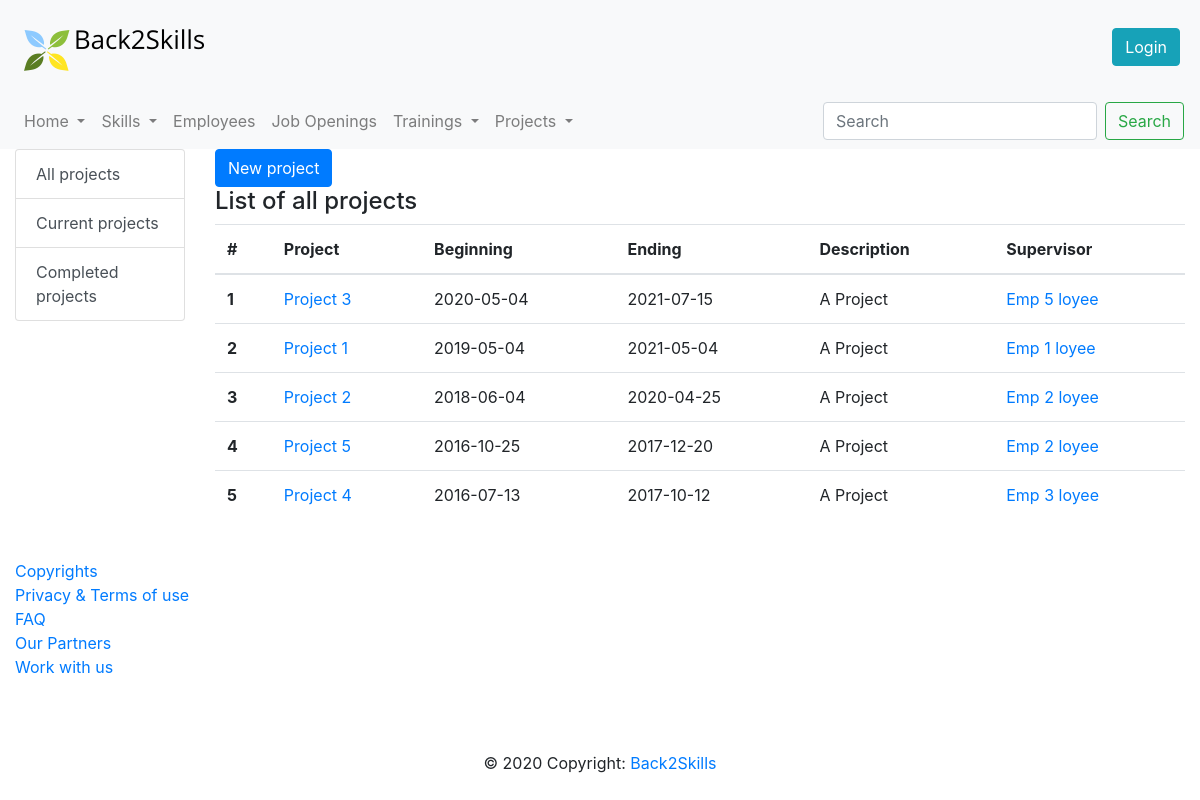
Page /projects/all on the earlier database version.
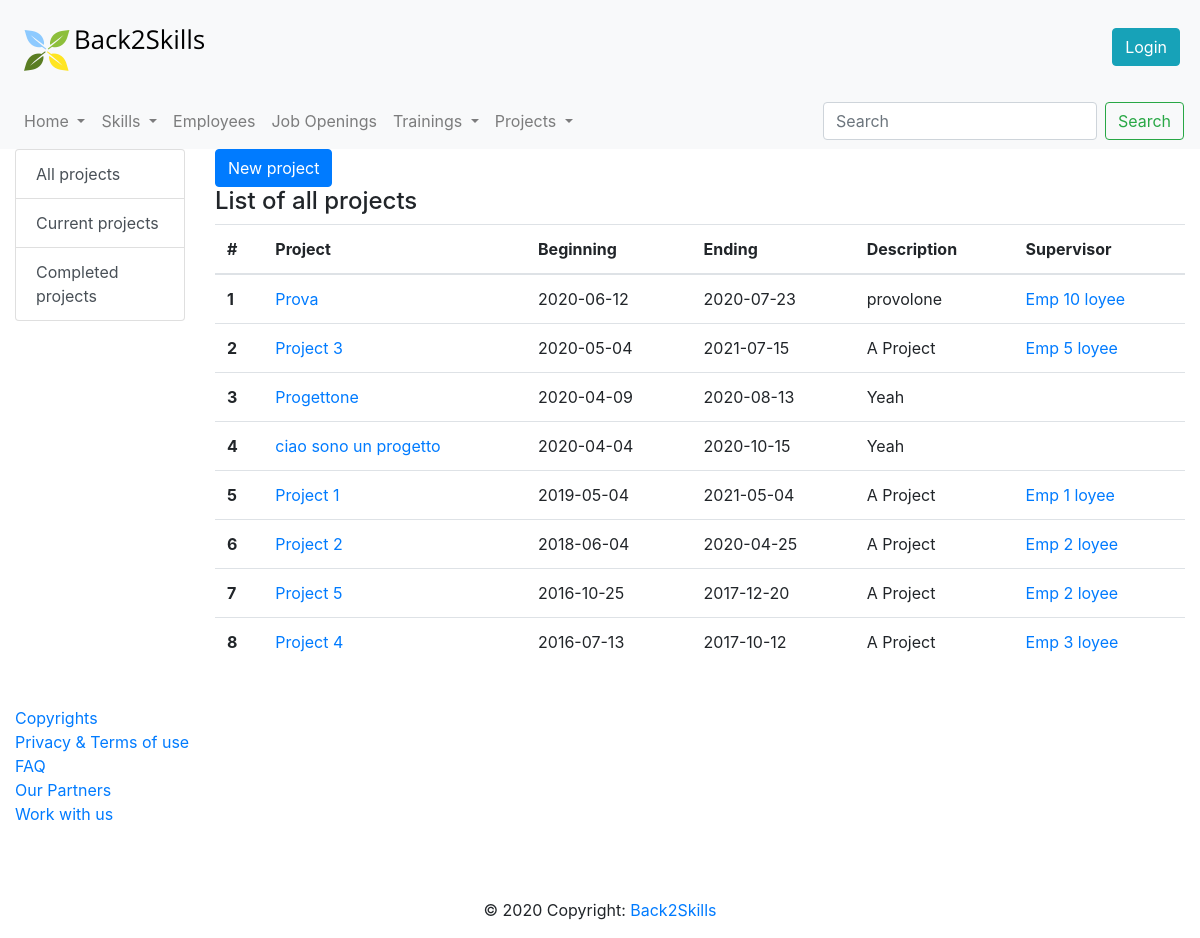
Same page on the later database version.
### database.py (models this page shows)
class Project(db.Model):
    __tablename__ = 'project'
    id = db.Column(db.Integer, primary_key=True)
    name = db.Column(db.String)
    description = db.Column(db.String)
    starting_date = db.Column(db.Date)
    ending_date = db.Column(db.Date)
    role_in_project = db.relationship("Role_in_project", secondary="project_role")
    supervisor = db.Column(db.Integer, db.ForeignKey('employee.id'))

class Employee(db.Model):
    __tablename__ = 'employee'
    id = db.Column(db.Integer, primary_key=True)
    photo = db.Column(db.String(100), nullable=False, default='')
    cv = db.Column(db.String) #eventually we can put a link to the Curriculum Vitae file
    name = db.Column(db.String)
    surname = db.Column(db.String)
    email = db.Column(db.String)
    telephone = db.Column(db.String)
    date_of_birth = db.Column(db.Date)
    date_of_assumption = db.Column(db.Date)
    living_place = db.Column(db.String)
    driving_licence = db.Column(db.Boolean) #I would say we only specify whether he/she has it or not, so true or false
    role = db.Column(db.Integer, db.ForeignKey('role.id'))
    skill = db.relationship("Skill", secondary="employee_skill")
    training = db.relationship("Training", secondary="employee_training")
    project_role = db.relationship("Project_Role")

### app.py (the view, shortened to what this page needs)
@app.route('/projects', methods=['POST'])
@app.route('/projects/<period>')
def projects(period="all"):
    if period == "past":
        projects_list, supervisors = get_past_projects()
    elif period == "current":
        projects_list, supervisors = get_current_projects()
    else:
        projects_list, supervisors = get_projects_and_supervisors()
    projects_list.sort(key=lambda x: x.starting_date, reverse=True)
    possible_roles=get_roles_in_projects()
    possible_roles.sort(key=lambda x: x.id)
    emp = get_employees()
    return render_template('projects.html', projects=projects_list, period=period, supervisors=supervisors, roles=possible_roles, employees=emp)

### database.py (called while the page is built)
def get_employees():
    employees=Employee.query.all()
    employees.sort(key=lambda x: x.name)
    return employees

def get_employee_by_id(emp_id):
    return Employee.query.filter(Employee.id==emp_id).first()

def get_projects_and_supervisors():
    projects=Project.query.all()
    projects.sort(key=lambda x: x.name)
    supervisors = []
    for prj in projects:
        if prj.supervisor:
            supervisors.append(get_employee_by_id(prj.supervisor))
    supervisors = list(dict.fromkeys(supervisors))
    return projects, supervisors

def get_roles_in_projects():
    roles=Role_in_project.query.all()
    roles.sort(key=lambda x: x.name)
    return roles

### templates/projects.html (shortened to what this page needs)
{% extends "layout.html" %}
 {% block pageContent %}
        <div class="row">
        <div class="col-md-2">
          <div class="content-section">
              <div class="list-group">
                  <a href="/projects/all" class="list-group-item list-group-item-action">All projects</a>
                  <a href="/projects/current" class="list-group-item list-group-item-action">Current projects</a>
                  <a href="/projects/past" class="list-group-item list-group-item-action">Completed projects</a>
              </div>
          </div>
        </div>
          <div class="col-md-10">
              {% block sectionContent %}
                    <button type="button" class="btn btn-primary" data-toggle="modal" data-target="#newProjectModal">
                      New project
                    </button>
                  <h4>List of {{ period }} projects</h4>
                  <div class="table-responsive">
                      <table class="table table-hover">
                          <thead>
                            <tr>
                              <th scope="col">#</th>
                              <th scope="col">Project</th>
                              <th scope="col">Beginning</th>
                              <th scope="col">Ending</th>
                              <th scope="col">Description</th>
                              <th scope="col">Supervisor</th>
                            </tr>
                          </thead>
                          <tbody>
                            {% for project in projects %}
                                <tr>
                                  <th scope="row">{{loop.index}}</th>
                                  <td><a href="/project/{{ project.id }}"> {{ project.name }} </a></td>
                                  <td>{{ project.starting_date }}</td>
                                  <td>{{ project.ending_date }}</td>
                                  <td>{{ project.description }}</td>
                                  <td>
                                      {% for sup in supervisors %}
                                          {% if sup.id == project.supervisor %}
                                                <a href="/employee/{{ sup.id }}">{{ sup.name }} {{ sup.surname }}</a>
                                          {% endif %}
                                      {% endfor %}
                                  </td>
                                </tr>
                            {% endfor %}
                          </tbody>
                      </table>
                  </div>
              {% endblock %}
          </div>
      </div>
 {% endblock %}

### templates/layout.html (shortened to what this page needs)
<!DOCTYPE html>
<html lang="en">
<head>
    <link rel="stylesheet" href="{{ url_for('static',filename='css/bootstrap.css') }}" >
    <link rel="stylesheet" href="{{ url_for('static',filename='css/bootstrap-override.css') }}" >
</head>
<body>
    <header>
        <nav class="navbar navbar-expand-lg navbar-light bg-light" id="loginNavbar">
            <a class="navbar-brand" href="/home"><img src="/static/images/Logosmall.png" alt=""></a>
                {% if session.get('id') %}
                    <button class="btn btn-danger ml-auto">Logout</button>
                    <a href="/user" class="btn btn-info ml-auto mr-1" role="button">My Profile</a>
                {% else %}
                    <a href="/login" class="btn btn-info ml-auto mr-1" role="button">Login</a>
                {% endif %}
        </nav>
        <nav class="navbar navbar-expand-lg navbar-light bg-light" id="menuNavbar">
          <div class="collapse navbar-collapse" id="navbarSupportedContent">
              <ul class="navbar-nav mr-auto">
                  <li class="nav-item dropdown">
                    <a class="nav-link dropdown-toggle" href="#" id="homepageDropdown" role="button" data-toggle="dropdown" aria-haspopup="true" aria-expanded="false">
                      Home
                    </a>
                  </li>
                  <li class="nav-item dropdown">
                    <a class="nav-link dropdown-toggle" href="/skills" id="skillsDropdown" role="button" data-toggle="dropdown" aria-haspopup="true" aria-expanded="false">
                      Skills
                    </a>
                  </li>
                  <li class="nav-item">
                    <a class="nav-link" href="/employees" id="employeesButton" role="button" aria-haspopup="true" aria-expanded="false">
                      Employees
                    </a>
                  </li>
                  <li class="nav-item">
                    <a class="nav-link" href="/jobs" id="jobsButton" role="button" aria-haspopup="true" aria-expanded="false">
                      Job Openings
                    </a>
                  </li>
                  <li class="nav-item dropdown">
                    <a class="nav-link dropdown-toggle" href="#" id="trainingsDropdown" role="button" data-toggle="dropdown" aria-haspopup="true" aria-expanded="false">
                      Trainings
                    </a>
                  </li>
                    <li class="nav-item dropdown">
                        <a class="nav-link dropdown-toggle" href="#" id="projectsDropdown" role="button" data-toggle="dropdown" aria-haspopup="true" aria-expanded="false">
                          Projects
                        </a>
                    </li>
            </ul>
            <form class="form-inline my-2 my-lg-0">
              <input class="form-control mr-sm-2" type="search" placeholder="Search" aria-label="Search">
              <button class="btn btn-outline-success my-2 my-sm-0" type="submit">Search</button>
            </form>
          </div>
        </nav>
    </header>
    <main role="main" id="main-container">
        {% block pageContent %}
        {% endblock %}
    </main>
</body>
<footer class="page-footer font-small blue pt-4">
  <div class="container-fluid text-center text-md-left">
    <div class="row">
      <div class="col-md-3 mb-md-0 mb-3">
        <ul class="list-unstyled">
          <li>
            <a href="#!">Copyrights</a>
          </li>
          <li>
            <a href="#!">Privacy & Terms of use</a>
          </li>
          <li>
            <a href="#!">FAQ</a>
          </li>
          <li>
            <a href="#!">Our Partners</a>
          </li>
          <li>
            <a href="#!">Work with us</a>
          </li>
        </ul>
      </div>
  </div>
  <div class="container">
    <ul class="list-unstyled list-inline text-center">
      <li class="list-inline-item">
      </li>
      <li class="list-inline-item">
      </li>
      <li class="list-inline-item">
      </li>
      <li class="list-inline-item">
      </li>
    </ul>
  </div>
  <div class="footer-copyright text-center py-3">© 2020 Copyright:
    <a href=""> Back2Skills</a>
  </div>
</footer>
</html>

Differences in the rows shown:
added Project: name "Prova", starting_date "2020-06-12", ending_date "2020-07-23", description "provolone"
now on this page (row unchanged): Employee: name "Emp 10", surname "loyee", shown under "Prova"
added Project: name "Progettone", starting_date "2020-04-09", ending_date "2020-08-13", description "Yeah"
added Project: name "ciao sono un progetto", starting_date "2020-04-04", ending_date "2020-10-15", description "Yeah"
